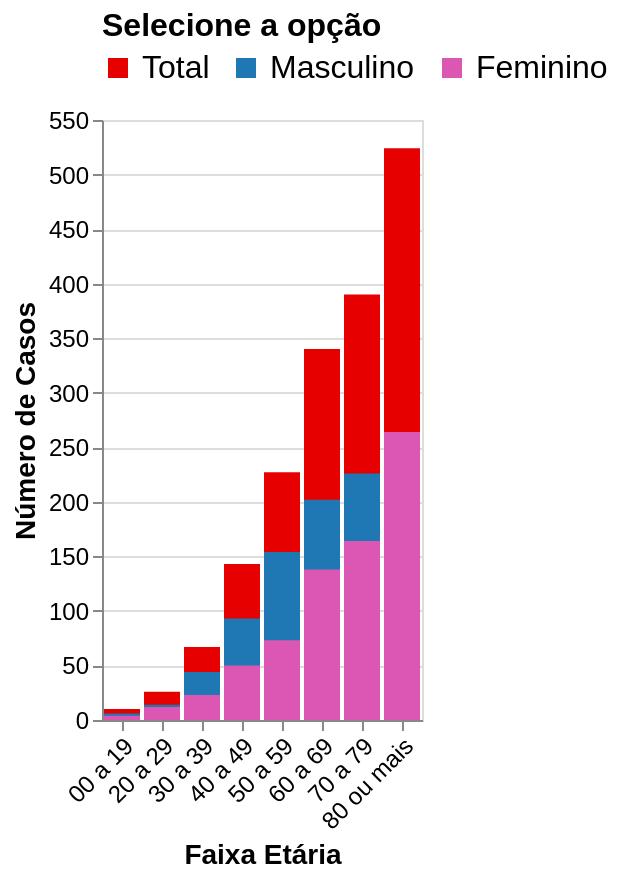

Specify this chart in Vega-Lite:
### Vega-Lite specification from a JSON file in a GitHub repository (floating-point values rounded to 4 significant figures; data arrays with more than 128 entries replaced by an {"elided": "..."} marker saying what was removed)
{"$schema": "https://vega.github.io/schema/vega-lite/v5.json", "data": {"values": {"elided": "976 records"}, "format": {"parse": {"data": "date"}}}, "config": {"background": "transparent", "view": {"continuousWidth": 400, "continuousHeight": 300}}, "layer": [{"mark": "bar", "encoding": {"color": {"type": "nominal", "field": "key", "legend": {"labelFontSize": 16, "orient": "top", "title": "Selecione a opção", "titleFontSize": 16}, "scale": {"domain": ["Total", "Masculino", "Feminino"], "range": ["#e60000", "#1f77b4", "#dc56b4"]}}, "opacity": {"value": 1}, "tooltip": [{"type": "temporal", "field": "data", "title": "Data"}, {"type": "quantitative", "field": "total", "title": "Total"}, {"type": "quantitative", "field": "feminino", "title": "Feminino"}, {"type": "quantitative", "field": "masculino", "title": "Masculino"}], "x": {"type": "nominal", "axis": {"labelAngle": 315, "labelFontSize": 12, "title": "Faixa Etária", "titleFontSize": 14}, "field": "faixa_etaria"}, "y": {"type": "quantitative", "axis": {"labelFontSize": 12, "title": "Número de Casos", "titleFontSize": 14}, "field": "value", "scale": {"zero": true}}}, "transform": [{"filter": "((datum.classificacao === 'mortos') && (datum.ultima_atualizacao === 'True'))"}, {"fold": ["total", "masculino", "feminino"]}, {"calculate": "if((datum.key === 'masculino'),'Masculino',datum.key)", "as": "key"}, {"calculate": "if((datum.key === 'feminino'),'Feminino',datum.key)", "as": "key"}, {"calculate": "if((datum.key === 'total'),'Total',datum.key)", "as": "key"}, {"filter": "(datum.key === 'Total')"}]}, {"mark": "bar", "encoding": {"color": {"type": "nominal", "field": "key", "legend": {"labelFontSize": 12, "orient": "top", "title": "Selecione a opção", "titleFontSize": 14}, "scale": {"domain": ["Total", "Masculino", "Feminino"], "range": ["#e60000", "#1f77b4", "#dc56b4"]}}, "opacity": {"value": 1}, "x": {"type": "nominal", "axis": {"labelAngle": 315, "labelFontSize": 12, "title": "Faixa Etária", "titleFontSize": 14}, "field": "faixa_etaria"}, "y": {"type": "quantitative", "axis": {"labelFontSize": 12, "title": "Número de Casos", "titleFontSize": 14}, "field": "value", "scale": {"zero": true}}}, "transform": [{"filter": "((datum.classificacao === 'mortos') && (datum.ultima_atualizacao === 'True'))"}, {"fold": ["total", "masculino", "feminino"]}, {"calculate": "if((datum.key === 'masculino'),'Masculino',datum.key)", "as": "key"}, {"calculate": "if((datum.key === 'feminino'),'Feminino',datum.key)", "as": "key"}, {"calculate": "if((datum.key === 'total'),'Total',datum.key)", "as": "key"}, {"filter": "(datum.key === 'Masculino')"}]}, {"mark": "bar", "encoding": {"color": {"type": "nominal", "field": "key", "legend": {"labelFontSize": 12, "orient": "top", "title": "Selecione a opção", "titleFontSize": 14}, "scale": {"domain": ["Total", "Masculino", "Feminino"], "range": ["#e60000", "#1f77b4", "#dc56b4"]}}, "opacity": {"value": 1}, "x": {"type": "nominal", "axis": {"labelAngle": 315, "labelFontSize": 12, "title": "Faixa Etária", "titleFontSize": 14}, "field": "faixa_etaria"}, "y": {"type": "quantitative", "axis": {"labelFontSize": 12, "title": "Número de Casos", "titleFontSize": 14}, "field": "value", "scale": {"zero": true}}}, "transform": [{"filter": "((datum.classificacao === 'mortos') && (datum.ultima_atualizacao === 'True'))"}, {"fold": ["total", "masculino", "feminino"]}, {"calculate": "if((datum.key === 'masculino'),'Masculino',datum.key)", "as": "key"}, {"calculate": "if((datum.key === 'feminino'),'Feminino',datum.key)", "as": "key"}, {"calculate": "if((datum.key === 'total'),'Total',datum.key)", "as": "key"}, {"filter": "(datum.key === 'Feminino')"}]}]}
